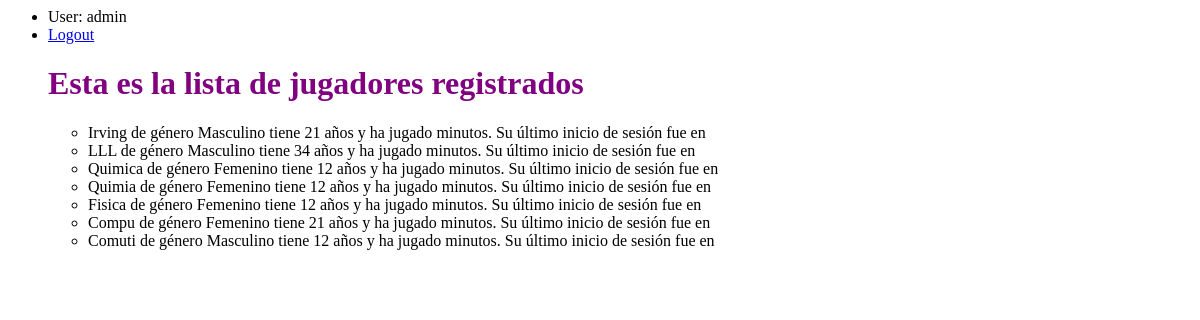
Page /datos (signed in) on the earlier database version.
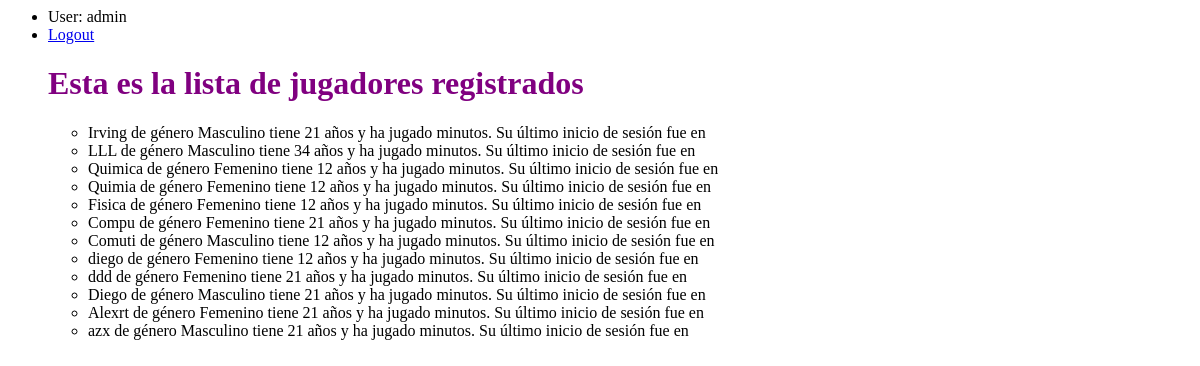
Same page on the later database version.
### Videojuego/models.py (models this page shows)
class Usuarios(models.Model):
    nombre = models.CharField(max_length=30)
    edad = models.IntegerField()
    genero = models.CharField(max_length=10)
    area_fav = models.CharField(max_length=10)
    password = models.CharField(max_length=10)

### Videojuego/views.py (the view)
# urls.py: path('datos',views.datos, name = 'datos'),
@login_required
def datos(request):
    jugadores = Usuarios.objects.all() #select * from Reto;
    return render(request, 'datos.html',{'lista_jugadores':jugadores})

### templates/datos.html
<html>
    <head>
       {% load static %}
       <link href="{% static 'estilo.css' %}" rel="stylesheet" />
    </head>
    <body>
        <ul>
            {% if user.is_authenticated %}
            <li>User: {{user.get_username}}</li>
            <li><a href="{% url 'logout'%}?next={{request.path}}">Logout</a></li>
            <h1>Esta es la lista de jugadores registrados</h1>
       <ul>
           {% for j in lista_jugadores %}
           <li>{{j.nombre}} de género {{j.genero}} tiene {{j.edad}} años y ha jugado {{j.minutos_jugados}} minutos. Su último inicio de sesión fue en {{j.ultimo_inicio}}</li>
           {% endfor %}
       </ul>
            {% else %}
            <li><a href="{% url 'login'%}?next={{request.path}}">Login</a></li>
            {% endif %}
        </ul>
    </body>
</html>

### static/estilo.css (style rules this page uses)
h1 { color:purple; }

Differences in the rows shown:
added Usuarios: nombre "diego", genero "Femenino", edad "12"
added Usuarios: nombre "ddd", genero "Femenino", edad "21"
added Usuarios: nombre "Diego", genero "Masculino", edad "21"
added Usuarios: nombre "Alexrt", genero "Femenino", edad "21"
added Usuarios: nombre "azx", genero "Masculino", edad "21"
